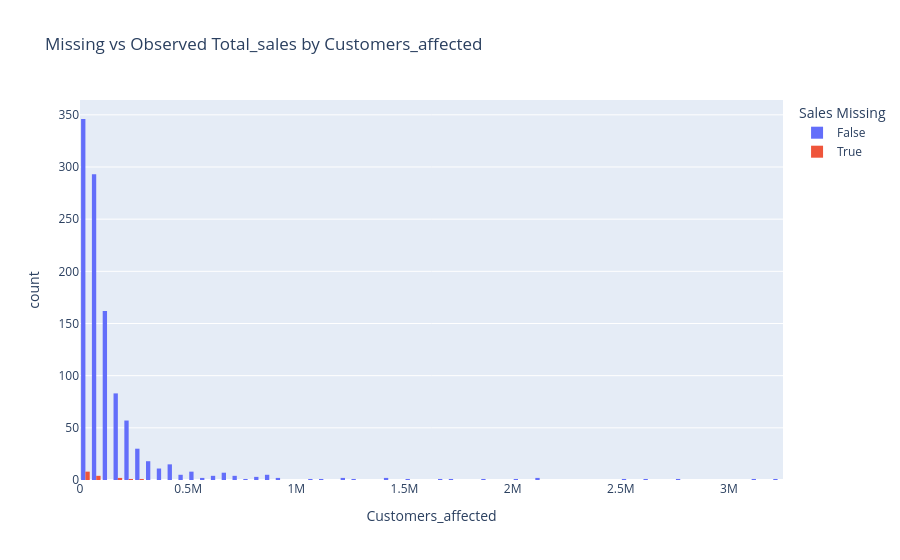

Here is the notebook cell this chart was saved with:
### Markdown cell above
Similarly, The following figure shows the frequency of outage over year conditioned on whether "Total_sales" is missing.

### Code cell
df_plot["sales_missing"] = df_plot["Total_sales"].isna()

fig = px.histogram(
    df_plot,
    x="Customers_affected",
    color="sales_missing",
    barmode="group",
    category_orders={"sales_missing": [False, True]},
    labels={"sales_missing": "Sales Missing"},
    title="Missing vs Observed Total_sales by Customers_affected",
)

fig.show()
# fig.write_html(
#     "/Users/wuyuming/Desktop/proj_4/proj04_page/graph/total_sales_missing.html"
# )

### Figure 1 — Plotly figure (JSON) as saved in the notebook; plotly's stock layout.template omitted (floating-point values rounded to 4 significant figures; data arrays with more than 128 entries replaced by an {"elided": "..."} marker saying what was removed)
{"data": [{"alignmentgroup": "True", "bingroup": "x", "hovertemplate": "Sales Missing=False<br>Customers_affected=%{x}<br>count=%{y}<extra></extra>", "legendgroup": "False", "marker": {"color": "#636efa", "pattern": {"shape": ""}}, "name": "False", "offsetgroup": "False", "orientation": "v", "showlegend": true, "type": "histogram", "x": {"elided": "1512 int values"}, "xaxis": "x", "yaxis": "y"}, {"alignmentgroup": "True", "bingroup": "x", "hovertemplate": "Sales Missing=True<br>Customers_affected=%{x}<br>count=%{y}<extra></extra>", "legendgroup": "True", "marker": {"color": "#EF553B", "pattern": {"shape": ""}}, "name": "True", "offsetgroup": "True", "orientation": "v", "showlegend": true, "type": "histogram", "x": [null, 160895, 52000, 62000, 43000, 160000, 11000, 0, null, 203345, 0, 50000, 0, null, 0, 37000, 96966, 270000, null, null, null, 14273], "xaxis": "x", "yaxis": "y"}], "layout": {"barmode": "group", "legend": {"title": {"text": "Sales Missing"}, "tracegroupgap": 0}, "title": {"text": "Missing vs Observed Total_sales by Customers_affected"}, "xaxis": {"anchor": "y", "domain": [0, 1], "title": {"text": "Customers_affected"}}, "yaxis": {"anchor": "x", "domain": [0, 1], "title": {"text": "count"}}}}
